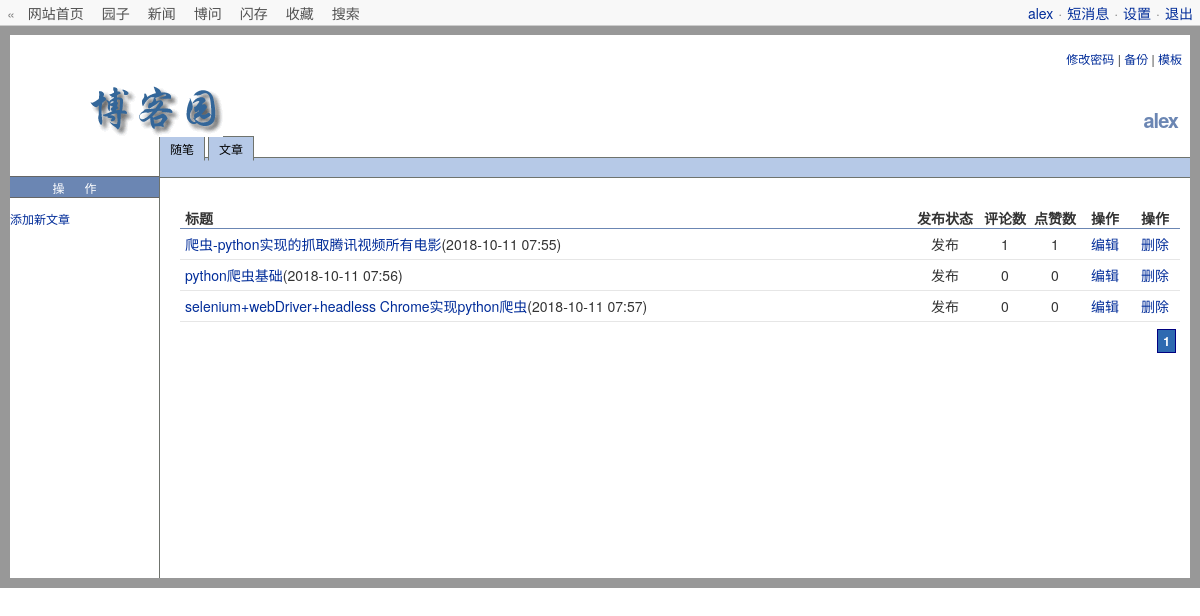
The page /blog_backend/ (signed in) on the database its author committed.
### blog/models.py (models this page shows, shortened)
class UserInfo(AbstractUser):
    nid = models.AutoField(primary_key=True)
    username = models.CharField(max_length=12,unique=True)
    telephone = models.CharField(max_length=11, null=True, unique=True)
    avatar = models.FileField(upload_to='avatars/', default='/avatars/default.jpg')
    create_time = models.DateTimeField(verbose_name='创建时间', auto_now_add=True)
    blog = models.OneToOneField(to='Blog', to_field='nid', null=True,on_delete=models.CASCADE)

class Article(models.Model):
    nid = models.AutoField(primary_key=True)
    title = models.CharField(max_length=50, verbose_name='文章标题')
    desc = models.CharField(max_length=50, verbose_name='文章描述')
    create_time = models.DateTimeField(verbose_name='创建时间', auto_now_add=True)
    content = models.TextField()
    comment_count = models.IntegerField(default=0)
    up_count = models.IntegerField(default=0)
    down_count = models.IntegerField(default=0)
    user = models.ForeignKey(verbose_name='作者', to='UserInfo', to_field='nid', on_delete=models.CASCADE)
    category = models.ForeignKey(to='Category', to_field='nid', null=True, on_delete=models.CASCADE)
    tags = models.ManyToManyField(to='Tag', through='Article2Tag', through_fields=('article', 'tag'))

### blog/views.py (the view)
# urls.py: path('blog_backend/', views.blog_backend),
@login_required
def blog_backend(request):
    user = request.user
    article_list = models.Article.objects.filter(user=user).all()
    paginator = Paginator(article_list, 5)
    current_page_num = int(request.GET.get('page', 1))  # 当前页
    if current_page_num - 5 < 1:
        page_range = range(1, paginator.num_pages + 1)
    elif current_page_num + 5 > paginator.num_pages:
        page_range = range(paginator.num_pages - 10, paginator.num_pages + 1)
    else:
        page_range = range(current_page_num - 5, current_page_num + 6)
    try:
        current_page_data = paginator.page(current_page_num)  # 当前页数据
    except EmptyPage as e:
        current_page_data = paginator.page(1)
    except PageNotAnInteger as e:
        current_page_data = paginator.page(1)
    return render(request, 'blog_backend.html', locals())

### templates/blog_backend.html (shortened to what this page needs)
<!DOCTYPE html>
<html lang="en">
<head>
    <link rel="stylesheet" href="/static/blog/bootstrap-3.3.7/css/bootstrap.css">
    <link rel="stylesheet" href="/static/blog/css/blog_backend.css">
</head>
<body>
<div id="top_nav">
    <div id="left">
        « <a href="http://127.0.0.1:8000/index/">网站首页</a><a href="#">园子</a><a href="#">新闻</a><a
            href="#">博问</a><a href="#">闪存</a><a href="#">收藏</a><a
            href="#">搜索</a>
    </div>
    <div id="right"><a id="user_nav_blog_link" href="/{{ request.user.username }}">{{ request.user.username }}</a>·<a
            href="#">短消息</a>·<a href="#">设置</a>·<a href="/logout/">退出</a></div>
</div>
<div id="main" class="clearfix">
    <div id="Header">
        <div id="SiteNav"><a href="#">修改密码</a>&nbsp;|&nbsp;<a
                href="#">备份</a>&nbsp;|&nbsp;<a href="#">模板</a>
        </div>
        <div id="BlogTitle"><a id="BlogTitleLink"
                               href="/{{ request.user.username }}">{{ request.user.username }}</a>
        </div>
        <div id="SiteTitle">
            <a id="TitleLink" href="#"><img src="/static/blog/img/adminlogo.gif"
                                            alt=""></a>
        </div>
    </div>
    <div id="main_body">
        <div id="main_wrap">
            <div id="main_container">
                <div id="tab_nav">
                    <ul>
                        <li><a id="TabPosts" href="#" class="current_nav">随笔</a></li>
                        <li><a id="TabPosts" href="#" class="current_nav">文章</a></li>
                    </ul>
                </div>
                <div id="sub_nav">
                </div>
                {% block content %}
                    <div id="content_area">
                        <div id="post_list">
                            <table cellspacing="0" cellpadding="0" border="0">
                                <tbody>
                                <tr>
                                    <th class="post-title">标题</th>
                                    <th class="publish-status">发布状态</th>
                                    <th>评论数</th>
                                    <th>点赞数</th>
                                    <th>操作</th>
                                    <th>操作</th>
                                </tr>
                                {% for article in current_page_data %}
                                    <tr id="post-row">
                                        <td class="post-title"><a
                                                href="/{{ request.user.username }}/articles/{{ article.pk }}"
                                                id="post_title_link">{{ article.title }}</a>({{ article.create_time|date:"Y-m-d H:i" }})
                                        </td>
                                        <td>发布</td>
                                        <td>{{ article.comment_count }}</td>
                                        <td>{{ article.up_count }}</td>
                                        <td><a href="/{{ article.pk }}/editor/">编辑</a></td>
                                        <td><a href="/{{ article.pk }}/delete/">删除</a></td>
                                    </tr>
                                {% endfor %}
                                </tbody>
                            </table>
                        </div>
                        <div class="pager">
                            {% for item in page_range %}
                                {% if current_page_num == item %}
                                    <a href="?page={{ item }}" class="p_1 current">{{ item }}</a>
                                {% else %}
                                    <a href="?page={{ item }}">{{ item }}</a>
                                {% endif %}
                            {% endfor %}
                        </div>
                    </div>
                {% endblock %}
            </div>
        </div>
        <div id="left_container">
            <div id="left_nav">
                <h2>操作</h2>
                <ul>
                    <li><a href="/add_article/">添加新文章</a></li>
                </ul>
            </div>
        </div>
    </div>
</div>
</body>
</html>

### static/blog/css/blog_backend.css (style rules this page uses)
* { margin: 0; padding: 0; }
#top_nav { background: none repeat scroll 0 0 #f8f8f8; border-bottom: 1px solid #ccc; left: 0; top: 0; right: 0; position: absolute; margin: auto; color: gray; height: 26px; line-height: 26px; padding-left: 5px; padding-right: 5px; }
#top_nav #left { float: left; margin-left: 2px; }
#top_nav #right { float: right; margin-right: -3px; }
#top_nav #right a { margin-left: 5px; margin-right: 5px; }
#top_nav a { text-decoration: none; }
a { background-color: transparent; }
#top_nav #left a:link, #top_nav #left a:active, #top_nav #left a:visited { color: #515151; }
#top_nav #left a { margin-left: 9px; margin-right: 9px; }
div#Header { margin: 0; padding: 0; vertical-align: top; }
div#SiteNav { font-size: 12px; padding: 15px 8px; text-align: right; }
#BlogTitle { clear: none; color: #333333; float: right; font-size: 20px; font-weight: bold; letter-spacing: -1px; margin-right: 8px; padding: 4px; position: relative; text-align: right; top: 30px; z-index: 10; background: inherit; padding-bottom: 20px; margin-top: -10px; }
div#BlogTitle a:link, div#BlogTitle a:visited { color: #6B86B3; background: inherit; }
a:link, a:visited, a:active { color: #002C99; text-decoration: none; background: inherit; }
#SiteTitle { clear: none; color: #333333; font-size: 26px; font-weight: bold; padding: 4px; background: inherit; padding-bottom: 40px; padding-left: 80px; height: 50px; }
a:link { color: #002C99; text-decoration: none; background: inherit; }
#main { border: 10px solid rgba(102, 102, 102, 0.67); background-color: #fff; color: #333; margin-top: 25px; }
#left_nav h2 { font-weight: normal; color: #fff; border-bottom: 1px solid #666; border-top: 1px solid #666; background-color: #6b86b3; text-align: center; padding: 0; letter-spacing: 20px; height: 22px; line-height: 22px; font-size: 12px; }
#left_nav ul { list-style: none; }
#left_container { width: 150px; float: left; margin-top: 24px; border-right: 1px solid #6f736d; margin-right: -1px; font-size: 12px; }
#left_container ul li { line-height: 22px; word-wrap: break-word; }
a:link, a:visited, a:active { color: #002c99; text-decoration: none; }
#main_wrap { margin-left: -150px; float: right; width: 100%; padding-top: 0; margin-top: 8px; }
#main_body { height: 100%; width: 100%; }
#main_container { margin-left: 150px; }
#tab_nav { font-size: 12px; padding: 0; border-bottom: 1px solid #6f736d; margin-left: -1px; }
#tab_nav ul { float: left; margin-bottom: -1px; list-style: none; }
#tab_nav li { float: left; margin-right: 3px; padding-bottom: 1px; }
#content_area { padding: 10px; min-height: 400px; border-left: 1px solid #6f736d; margin-left: -1px; }
#sub_nav { background-color: #b6c9e7; border-top: 0 solid #6f736d; border-bottom: 1px solid #6f736d; padding: 0 10px; height: 20px; top: 10px; }
#post_list table th.post-title { width: auto; padding-left: 5px; }
#post_list .post-title { text-align: left; }
#post_list table th { font-weight: bold; color: inherit; border-bottom: 1px solid #6b86b3; width: 50px; text-align: center; }
#post_list table th.publish-status { width: 70px; }
#post_list td { padding: 5px; border-bottom: 1px solid #e6e6e6; height: 22px; }
#post_list td { padding: 5px; text-align: center; border-bottom: 1px solid #e6e6e6; height: 22px; }
#post_list { margin-top: 20px; margin-left: 10px; }
.pager { font-size: 12px; margin: 10px 0; text-align: right; color: #2e6ab1; }
.pager .current { background-color: #2e6ab1; border: 1px solid navy; color: #fff; font-weight: bold; margin-right: 4px; padding: 2px 5px; }
#tab_nav li a { background-color: #b6c9e7; border-color: #6f736d #6f736d #b6c9e7 #6f736d; border-style: solid; border-width: 1px; color: #000; letter-spacing: 0; margin: 0; padding: 3px 10px; }
tbody { display: table-row-group; vertical-align: middle; border-color: inherit; }
table { border-collapse: collapse; border-spacing: 0; }
table { width: 100%; background-color: transparent; }
.pager a { border: 1px solid #9aafe5; color: #2e6ab1; margin: 0 2px; padding: 2px 5px; text-decoration: none; }

### rows shown on the page
UserInfo: user.username "alex"
Article: title "爬虫-python实现的抓取腾讯视频所有电影", create_time "2018-10-11 07:55", comment_count "1", up_count "1"
Article: title "python爬虫基础", create_time "2018-10-11 07:56", comment_count "0", up_count "0"
Article: title "selenium+webDriver+headless Chrome实现python爬虫", create_time "2018-10-11 07:57", comment_count "0", up_count "0"

### other values the page prints
{{ item }} "1"
